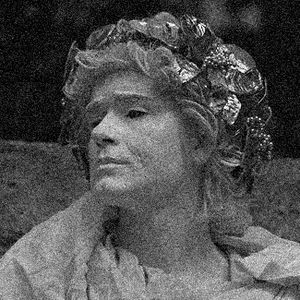
#> input picture noisy.jpg, 300 x 300 px
$ jupyter execute --allow-errors demo.ipynb
#> lines starting #> are read from the running program, lines starting #| are printed output that depends on the picture
[cell 1]
from partial_svd import *
import numpy as np
import matplotlib.pyplot as plt
import cv2

### Comparing Result with Numpy

We could do the same computation through the numpy svd function.  Compute a same matrix and see if the results from both packages are the same

[cell 2]
row , col = 5, 8
a = np.arange(1, row*col + 1,dtype = np.float64).reshape(row,col)

#> (a cell that did not finish here is left out)

#> (a cell that did not finish here is left out)

#> (a cell that did not finish here is left out)

[cell 6]
U_c = np.zeros((row, row), dtype = np.float64)
S_c = np.zeros((row), dtype = np.float64)
V_c = np.zeros((col, col), dtype = np.float64)

#> (a cell that did not finish here is left out)

[cell 8]
S = np.array(U_c * S_c)

### Image Denosing Examples

[cell 9]
img = cv2.imread('noisy.jpg',cv2.IMREAD_GRAYSCALE)
#> img is the input picture: shape (300, 300); min 0, max 255, mean 80.2
img = img.astype(np.float64)

[cell 10]
import time
start = time.time()
#> (the rest of this cell did not finish here and is left out)

[cell 11]
start2 = time.time()
u2,s2,vt2 = np.linalg.svd(img)
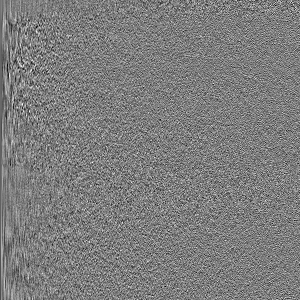
#> u2: shape (300, 300) float64; min -0.259, max 0.266, mean -0.00023; drawn with min black and max white
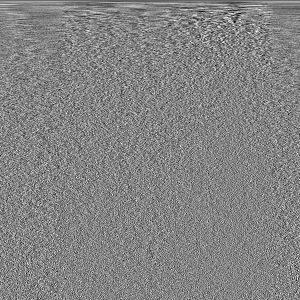
#> vt2: shape (300, 300) float64; min -0.271, max 0.252, mean -0.000147; drawn with min black and max white
#> s2 = 300 values, max 25931.6 at index 0, min 0.383 at index 299, mean 474.5
end2 = time.time()
print('numpy svd computation takes: %s seconds'%str(end2-start2))
